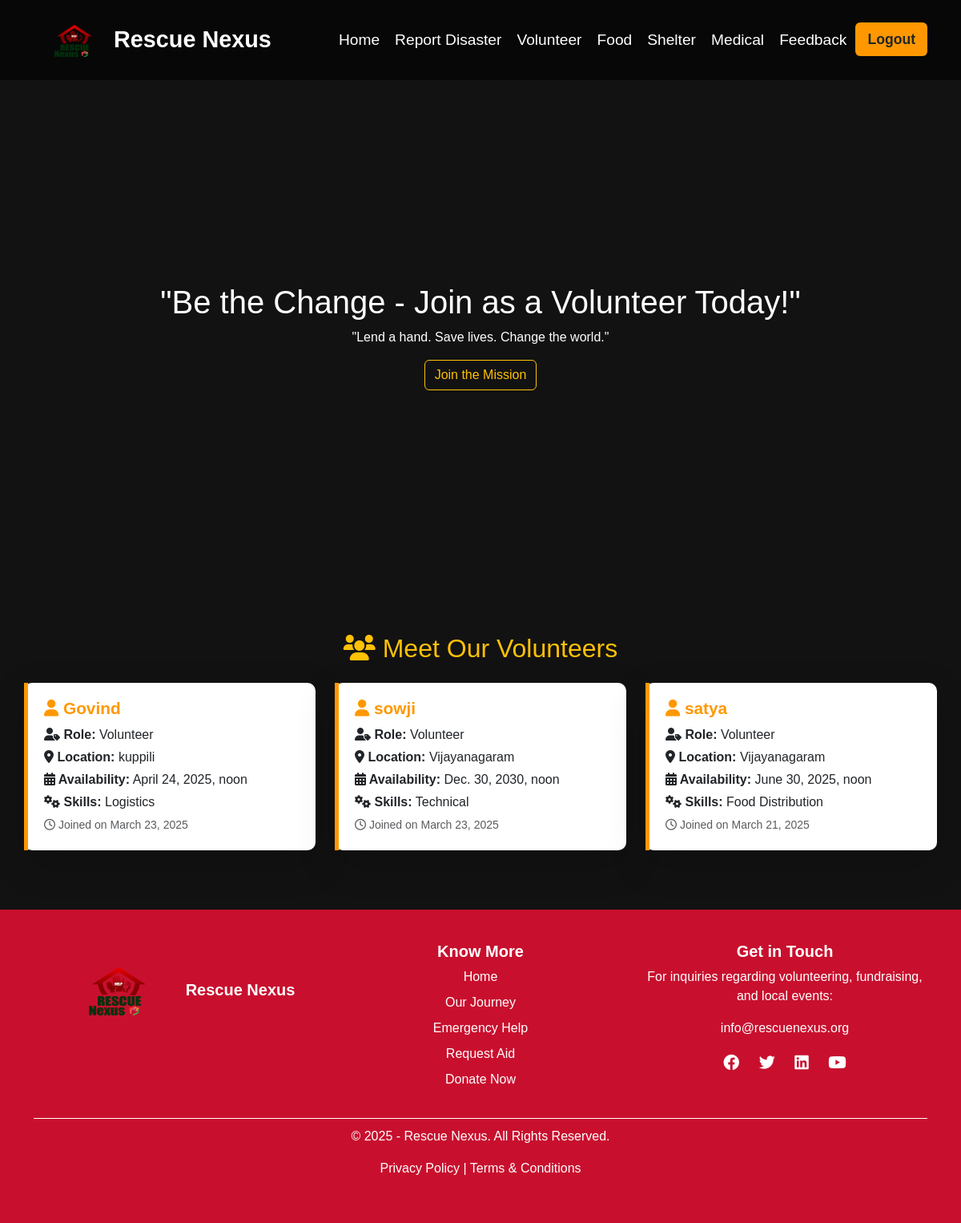
The page /volunteer/ (signed in) on the database its author committed.
### disaster_app/models.py (models this page shows, shortened)
class Volunteer(models.Model):
    ROLE_CHOICES = [
        ('volunteer', 'Volunteer'),
        ('victim', 'Victim'),
        ('organization', 'Organization'),
    ]
    name = models.CharField(max_length=100)
    email = models.EmailField(unique=True)
    phone = models.CharField(max_length=15)
    location = models.CharField(max_length=255)
    role = models.CharField(max_length=20, choices=ROLE_CHOICES, default='volunteer')
    availability = models.DateTimeField()
    skills = models.TextField()
    created_at = models.DateTimeField(auto_now_add=True)

### disaster_app/views.py (the view)
# urls.py: path('volunteer/', volunteer, name='volunteer'),
@login_required
def volunteer(request):
    if request.method == "POST":
        form = VolunteerForm (request.POST)
        if form.is_valid ():
            form.save ()
            messages.success (request, "Thank you for joining as a volunteer!")
            return redirect ('volunteer')  # Redirect after successful submission
    else:
        form = VolunteerForm ()
    volunteers = Volunteer.objects.all ().order_by ('-created_at')  # Fetch all volunteers
    return render (request, 'volunteeer.html', {'form': form, 'volunteers': volunteers})

### disaster_app/templates/volunteeer.html (shortened to what this page needs)
{% load static %}
<!DOCTYPE html>
<html lang="en">
<head>
    <link rel="stylesheet" href="https://cdnjs.cloudflare.com/ajax/libs/font-awesome/6.0.0/css/all.min.css">
    <link href="https://cdn.jsdelivr.net/npm/bootstrap@5.3.0/dist/css/bootstrap.min.css" rel="stylesheet">
</head>
<body>
    <nav class="navbar navbar-expand-lg navbar-dark bg-dark">
        <div class="container">
            <img src="{% static 'images/logo.png' %}" class="logo">
            <a class="navbar-brand" href="#">Rescue Nexus</a>
            <div class="collapse navbar-collapse" id="navbarNav">
                <ul class="navbar-nav ms-auto">
                    <li class="nav-item"><a class="nav-link" href="{% url 'home' %}">Home</a></li>
                    <li class="nav-item"><a class="nav-link" href="{% url 'disasterreport' %}">Report Disaster</a></li>
                    <li class="nav-item"><a class="nav-link" href="{% url 'volunteer' %}">Volunteer</a></li>
                    <li class="nav-item"><a class="nav-link" href="{% url 'food' %}">Food</a></li>
                    <li class="nav-item"><a class="nav-link" href="{% url 'shelter' %}">Shelter</a></li>
                    <li class="nav-item"><a class="nav-link" href="{% url 'medical_assistance' %}">Medical</a></li>
                    <li class="nav-item"><a class="nav-link" href="{% url 'submit_feedback' %}">Feedback</a></li>
                    {% if user.is_authenticated %}
                    <li class="nav-item"><a class="btn btn-warning text-dark" href="{% url 'logout' %}">Logout</a></li>
                    {% else %}
                    <li class="nav-item"><a class="btn btn-warning text-dark" href="{% url 'login' %}">Login</a></li>
                   {% endif %}
                </ul>
            </div>
        </div>
    </nav>
    <section class="hero">
        <video autoplay muted loop playsinline class="hero-video">
            <source src="https://videos.pexels.com/video-files/6740283/6740283-sd_640_360_30fps.mp4" type="video/webm">
        </video>
        <div class="hero-content">
            <h1>"Be the Change - Join as a Volunteer Today!"</h1>
            <p>"Lend a hand. Save lives. Change the world."</p>
            <button type="button" class="btn btn-outline-warning" data-bs-toggle="modal" data-bs-target="#volunteerModal">
                Join the Mission
            </button>
        </div>
    </section>
    <div class="container volunteer-section">
        <h2 class="text-center text-warning mb-4"><i class="fas fa-users"></i> Meet Our Volunteers</h2>
        {% if volunteers %}
        <div class="row">
            {% for volunteer in volunteers %}
            <div class="col-md-4">
                <div class="card shadow-lg mb-4">
                    <div class="card-body text-dark">
                        <h5 class="card-title text-primary"><i class="fas fa-user"></i> {{ volunteer.name }}</h5>
                        <p class="mb-1"><strong><i class="fas fa-user-tag"></i> Role:</strong> {{ volunteer.get_role_display }}</p>
                        <p class="mb-1"><strong><i class="fas fa-map-marker-alt"></i> Location:</strong> {{ volunteer.location }}</p>
                        <p class="mb-1"><strong><i class="fas fa-calendar-alt"></i> Availability:</strong> {{ volunteer.availability }}</p>
                        <p class="mb-1"><strong><i class="fas fa-cogs"></i> Skills:</strong> {{ volunteer.skills }}</p>
                        <small class="text-muted"><i class="far fa-clock"></i> Joined on {{ volunteer.created_at|date:"F d, Y" }}</small>
                    </div>
                </div>
            </div>
            {% endfor %}
        </div>
        {% else %}
        <p class="text-muted text-center"><i class="fas fa-info-circle"></i> No volunteers have registered yet.</p>
        {% endif %}
    </div>
    <footer class="footer">
        <div class="container">
            <div class="row">
                <div class="col-md-4 text-center text-md-start">
                    <div class="footer-logo">
                       <img src="{% static 'images/logo.png' %}">
                        <span style="font-weight:bold;font-size:20px;">Rescue Nexus</span>
                    </div>
                </div>
                <div class="col-md-4">
                    <h5>Know More</h5>
                    <ul>
                        <li><a href="{% url 'home' %}">Home</a></li>
                        <li><a href="{% url 'aboutus' %}">Our Journey</a></li>
                        <li><a href="{% url 'disaster_reports' %}">Emergency Help</a></li>
                        <li><a href="{% url 'disasterreport' %}">Request Aid</a></li>
                        <li><a href="{% url 'financial' %}">Donate Now</a></li>
                    </ul>
                </div>
                <div class="col-md-4">
                    <h5>Get in Touch</h5>
                    <p>For inquiries regarding volunteering, fundraising, and local events:</p>
                    <p><a href="mailto:info@rescuenexus.org">info@rescuenexus.org</a></p>
                    <div class="social-icons">
                        <a href="#"><i class="fab fa-facebook"></i></a>
                        <a href="#"><i class="fab fa-twitter"></i></a>
                        <a href="#"><i class="fab fa-linkedin"></i></a>
                        <a href="#"><i class="fab fa-youtube"></i></a>
                    </div>
                </div>
            </div>
            <div class="footer-bottom text-center">
                <p>&copy; 2025 - Rescue Nexus. All Rights Reserved.</p>
                <p><a href="#">Privacy Policy</a> | <a href="#">Terms & Conditions</a></p>
            </div>
        </div>
    </footer>
</body>
</html>

### disaster_app/templates/volunteeer.html (style rules this page uses)
body { font-family: Arial, sans-serif; background-color: #121212; color: white; margin: 0; padding: 0; }
.logo { width : 100px; height : 80px; }
.navbar { background: rgba(0, 0, 0, 0.6) !important; padding: 10px 20px; }
.navbar-brand { font-size: 1.8rem; font-weight: bold; }
.nav-link { color: white !important; }
.nav-item { font-size : 1.2rem; padding-left : 3px; }
.hero { position: relative; width: 100vw; height: 80vh; display: flex; justify-content: center; align-items: center; text-align: center; overflow: hidden; }
.hero-video { position: absolute; top: 50%; left: 50%; width: 100%; height: 100%; object-fit: cover; transform: translate(-50%, -50%); }
.hero-content { position: absolute; z-index: 1; text-align: center; color: white; }
.btn-warning { font-size: 1.1rem; font-weight: bold; padding: 8px 15px; background-color: #ff9800; border: none; transition: background 0.3s ease-in-out; }
.volunteer-section { padding: 50px 0; }
.card { border-radius: 10px; border: none; background: #ffffff; transition: transform 0.3s ease-in-out; }
.card-body { padding: 20px; border-left: 5px solid #ff9800; }
.card-title { font-size: 1.3rem; font-weight: bold; }
.text-primary { color: #ff9800 !important; }
.footer { background: #c8102e; color: white; padding: 40px 0; text-align: center; }
.footer-logo { display: flex; align-items: center; justify-content: center; margin-bottom: 20px; }
.footer-logo img { width : 150px; height: 120px; margin-right: 10px; }
.footer h5 { font-weight: bold; }
.footer ul { list-style: none; padding: 0; }
.footer ul li { margin-bottom: 8px; }
.footer a { color: white; text-decoration: none; }
.footer .social-icons a { font-size: 20px; margin: 0 10px; color: white; }
.footer-bottom { margin-top: 20px; border-top: 1px solid white; padding-top: 10px; }

### rows shown on the page
Volunteer: name "Govind", role "Volunteer", location "kuppili", availability "April 24, 2025, noon", skills "Logistics", created_at "March 23, 2025"
Volunteer: name "sowji", role "Volunteer", location "Vijayanagaram", availability "Dec. 30, 2030, noon", skills "Technical", created_at "March 23, 2025"
Volunteer: name "satya", role "Volunteer", location "Vijayanagaram", availability "June 30, 2025, noon", skills "Food Distribution", created_at "March 21, 2025"
